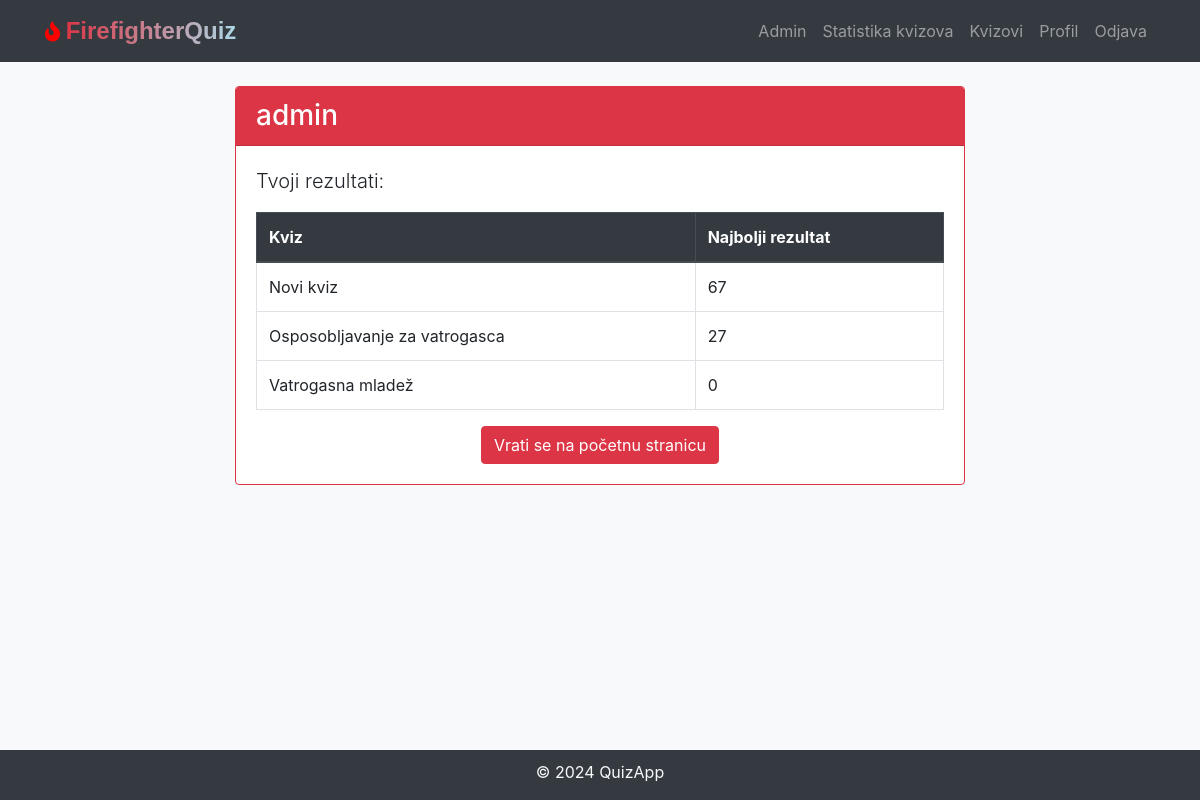
Before: /profile (signed in) with the older database file.
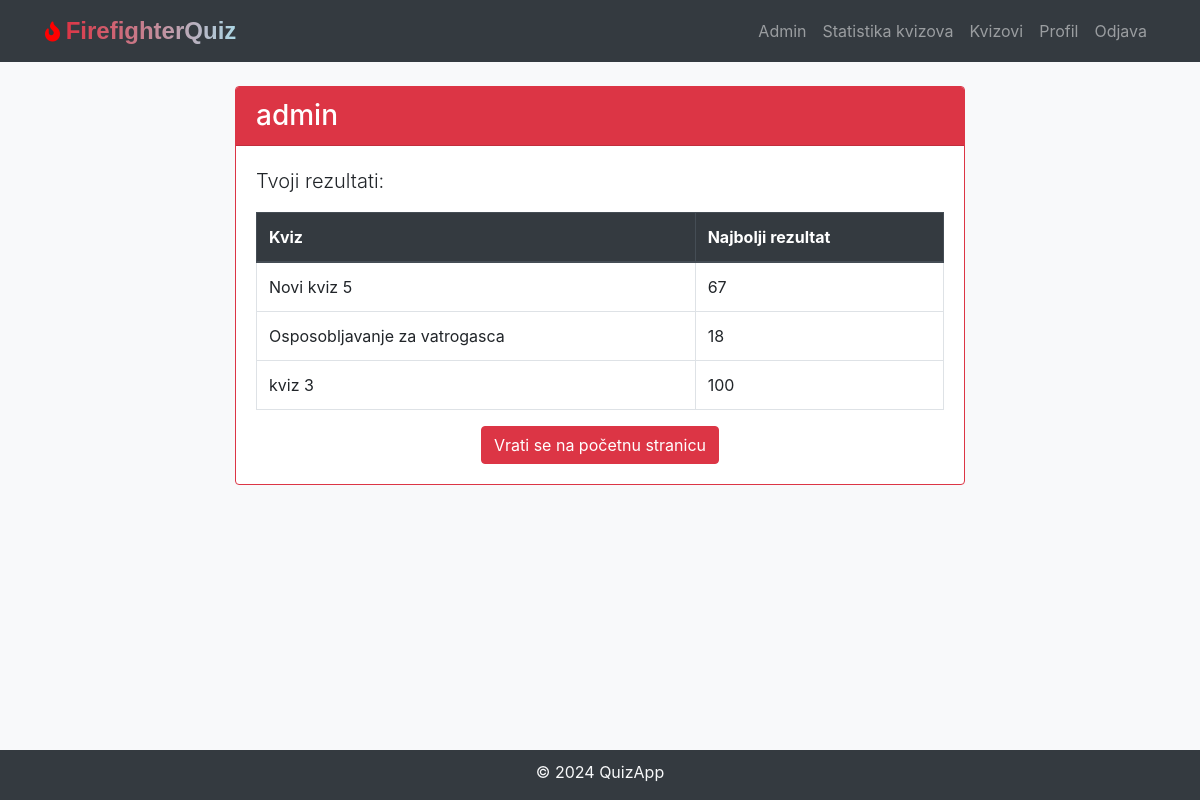
After: the same page with the newer database file.
### models.py (models this page shows)
class Quiz(db.Model):
    id = db.Column(db.Integer, primary_key=True)
    quiz_name = db.Column(db.String(255), nullable=False)
    questions = db.relationship('Question', backref='quiz', lazy=True)
    quiz_scores = db.relationship('QuizScore', backref='quiz', lazy=True)

### views.py (the view)
@views_app.route('/profile')
@login_required
def profile():
    user_highscores = (
        db.session.query(Quiz.quiz_name, db.func.max(QuizScore.score).label('max_score'))
        .join(QuizScore, Quiz.id == QuizScore.quiz_id)
        .filter_by(user_id=current_user.id)
        .group_by(Quiz.quiz_name)
        .all()
    )
    return render_template('profile.html', user_highscores=user_highscores, username=current_user.username)

### models.py (called while the page is built)
@login_manager.user_loader
def load_user(user_id):
    return User.query.get(int(user_id))

### templates/profile.html (shortened to what this page needs)
<!DOCTYPE html>
<html lang="en">
<head>
    <link rel="stylesheet" href="https://maxcdn.bootstrapcdn.com/bootstrap/4.5.2/css/bootstrap.min.css">
    <link rel="stylesheet" href="{{ url_for('static', filename='css/styles.css') }}">
    <link rel="stylesheet" href="https://cdnjs.cloudflare.com/ajax/libs/font-awesome/5.15.1/css/all.min.css"  />
</head>
<body class="bg-light">
{% include 'navbar.html' %}
<div class="container mt-4">
    <div class="row justify-content-center">
        <div class="col-md-8">
            <div class="card border-danger">
                <div class="card-header bg-danger text-white">
                    <h3 class="mb-0">{{ username }}</h3>
                </div>
                <div class="card-body">
                    <p class="lead">Tvoji rezultati:</p>
                    <table class="table table-bordered table-hover">
                        <thead class="thead-dark">
                        <tr>
                            <th scope="col">Kviz</th>
                            <th scope="col">Najbolji rezultat</th>
                        </tr>
                        </thead>
                        <tbody>
                        {% for highscore in user_highscores %}
                            <tr>
                                <td>{{ highscore[0] }}</td>
                                <td>{{ highscore.max_score }}</td>
                            </tr>
                        {% endfor %}
                        </tbody>
                    </table>
                    <div class="mt-3 text-center">
                        <a href="{{ url_for('views.welcome', username=current_user.username) }}" class="btn btn-danger">Vrati se na početnu stranicu</a>
                    </div>
                </div>
            </div>
        </div>
    </div>
</div>
{% include 'footer.html' %}
</body>
</html>

Changed rows visible on the page:
no longer on this page (row unchanged): Quiz: quiz_name "Vatrogasna mladež", max_score "0"
changed Quiz: quiz_name "Novi kviz" → "Novi kviz 5"
computed for Quiz "Osposobljavanje za vatrogasca": max_score "27" → "18"
now on this page (row edited): Quiz: quiz_name "kviz 3", max_score "100"
